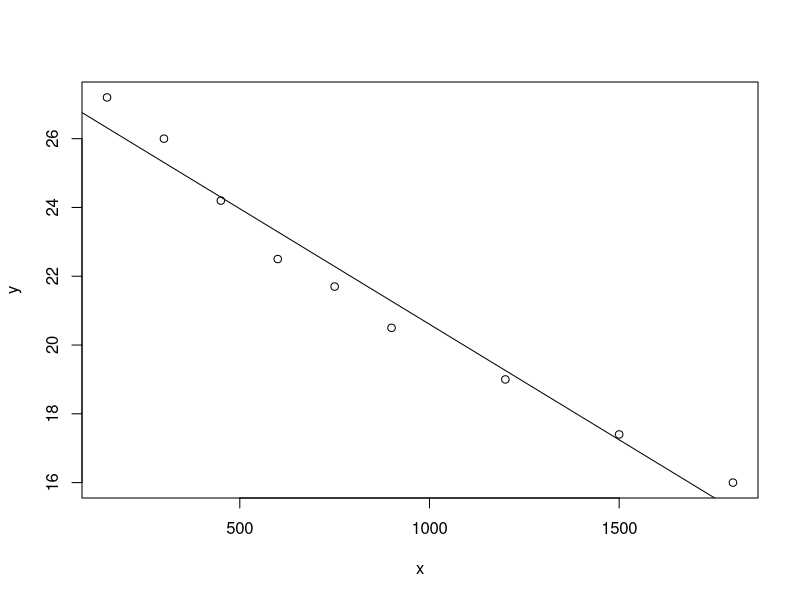

Write the R code that produced this figure.
#Zad1
przed.kuracja=c(225,236,312,238,241,196,205,259,218)
po.kuracji=c(216,195,245,235,221,170,180,265,179)
#zalozezie; normalnosc rozkladu roznicy zmiennnych
#H0: rozklad roznicy zmiennnych jest normalny
#H1: nie prawda, ze H0 H1:~H0
shapiro.test(przed.kuracja-po.kuracji)
#W = 0.96898, p-value = 0.8858
#alfa=0.01
#wniosek: brak podstaw do odrzucenia hipotezy H0

#test t Studenta dla prob zaleznych
#H0:m1-m2=0, H1:m1-m2>0
t.test(przed.kuracja,po.kuracji,alternative = 'g',paired=T)
#t = 3.3633, df = 8, p-value = 0.004942
#alfa=0.01
#Wniosek: Na poziomie istotnosci 0.01 odrzucamy hipoteze H0 i przyjmujemy hipoteze H1 
# czyli leczenie statynami skutecznie wplywa na obnizenie poziomu cholesterolu.
#zadanie2
#x-wysokosc y-temperatura
x=c(150,300,450,600,750,900,1200,1500,1800)
y=c(27.2,26,24.2,22.5,21.7,20.5,19,17.4,16)
#a) wykres punktow empirycznych
plot(x,y)

#b) wspolczynnik korelacji
cor(x,y)
#-0.9845745 
#Wartosc bliska jedynce wiec silna
#Interpretacja: pomiedzy wysokoscia nad poziomem morza a temperatura
#powietrza istnieje silna zaleznosc korelacyjna 
#ujemna tzn. im wyzej nad poziomem morza tym tempertatura powietrza nizsza

#c) przedzial ufnosci dla wspolczynnika korelacji
cor.test(x,y,conf.level = 0.95)
#-0.9968673 -0.9258359
#Interpretacja: przedzial liczbowy o koncach -0.9968673 -0.9258359
#z prawdopodobienstwem 0.95 obejmuje wspolczynnik korelacji miedzy wysokoscia nad 
#poziomem morza a temperatura powietrza. 

#d)liniowa funkcja regresji
lm(y~x)
#y=27.322424    x=-0.006719 
#Interpretacja wspolczynnika regresji: wspolczynnik regresji -0.007
#oznacza, ze ze wzrostem wysokosci nad poziomem morza 
# o 100 metrow spada srednio temperatura powietrza o okolo 0.7 stopnia 
#Celsjusza.

#e) wykres funkcji regresji 
abline(lm(y~x))

#f) test istotnosci wspolczynnika regresji
#H0: beta1=0, H1: beta1!=0
summary(lm(y~x))
#t=-14.89 p-value=1.48e-06=0.00000148
#alfa=0.02
#Wniosek: odrzucamy H0 na rzecz H1, zatem na poziomie istotnosci 0.02
#mozna stwierdzic, ze 
#wpsolczynnik regresji miedzy wysokoscia nad poziomem morza, a temperatura 
#powietrza jest istotny


#zad3 
#test niezaleznosci chi^2
#H0: X,Y sa niealezny, H1:~H0
chisq.test(cbind(c(152,52),c(8,188)))
#X-squared = 203.67, df = 1, p-value = 2.2e-16
#alfa=0.01
#Wniosek:Na poziomie istotnosci 0.01 odrzucamy H0 na rzecz H1, zatem
#mozna stwierdzic, ze rosliny cebuli wychodowane z wiekszych cebulek dymki
#wyrastaja czesciej w pedy kwiatostanowe

#Zad4
przed.dieta=c(87.5,56,67,82.5,92,59,90.5,80.5,65,92)
po.diecie=c(86,54,66,83,87,62,87,90,61,70)
#H0: rozklad roznicy zmiennnych jest normalny
#H1: nie prawda, ze H0 H1:~H0
shapiro.test(przed.dieta-po.diecie)
#alfa=0.05
#wniosek: Na poziomie istotnosci odrzucamy hipoteze H0 i przyjmujemy 
#hipoteze H1 zatem rozklad roznicy zmiennych nie jest normalny

#test Wilcoxona
#H0:m1-m2=0, H1:m1-m2>0
wilcox.test(przed.dieta,po.diecie,alternative = 'g',paired=T)
#alfa=0.05
#V = 40, p-value = 0.1162
#Wniosek: na poziomie istotnosci 0.05 brak podstaw do odrzucenia hipotezy H0,
#zatem nie mozna stwierdzic, ze diete wplywa na spadek wagi popoulacji kobiet

#zad5
zet=c(0.8,1.2,1.6,1.8,2.2,1.6,2.4,2.0)
zaz=c(6,10,12,15,18,15,20,16)
cor(zet,zaz)
#0.9811157
#Wniosek: istnieje silna zaleznosc miedzy liczba brakow a wielkoscia produkcji